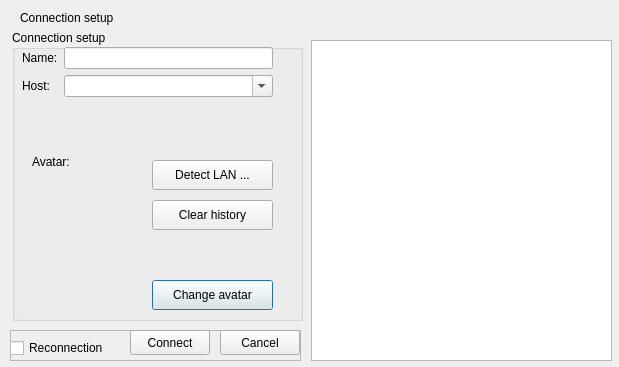
<?xml version="1.0" encoding="UTF-8"?>
<ui version="4.0">
 <class>ConnectionDialog</class>
 <widget class="QDialog" name="ConnectionDialog">
  <property name="windowModality">
   <enum>Qt::WindowModal</enum>
  </property>
  <property name="geometry">
   <rect>
    <x>0</x>
    <y>0</y>
    <width>619</width>
    <height>367</height>
   </rect>
  </property>
  <property name="sizePolicy">
   <sizepolicy hsizetype="Preferred" vsizetype="Preferred">
    <horstretch>0</horstretch>
    <verstretch>0</verstretch>
   </sizepolicy>
  </property>
  <property name="windowTitle">
   <string>Connection setup</string>
  </property>
  <property name="styleSheet">
   <string notr="true"/>
  </property>
  <widget class="QGroupBox" name="groupBox">
   <property name="geometry">
    <rect>
     <x>12</x>
     <y>30</y>
     <width>291</width>
     <height>291</height>
    </rect>
   </property>
   <property name="sizePolicy">
    <sizepolicy hsizetype="Preferred" vsizetype="Fixed">
     <horstretch>0</horstretch>
     <verstretch>0</verstretch>
    </sizepolicy>
   </property>
   <property name="title">
    <string>Connection setup</string>
   </property>
   <widget class="QLabel" name="avatarLabel">
    <property name="geometry">
     <rect>
      <x>20</x>
      <y>124</y>
      <width>42</width>
      <height>16</height>
     </rect>
    </property>
    <property name="text">
     <string>Avatar:</string>
    </property>
   </widget>
   <widget class="QLabel" name="avatarPixmap">
    <property name="geometry">
     <rect>
      <x>15</x>
      <y>143</y>
      <width>114</width>
      <height>136</height>
     </rect>
    </property>
    <property name="sizePolicy">
     <sizepolicy hsizetype="Fixed" vsizetype="Fixed">
      <horstretch>0</horstretch>
      <verstretch>0</verstretch>
     </sizepolicy>
    </property>
    <property name="minimumSize">
     <size>
      <width>100</width>
      <height>100</height>
     </size>
    </property>
    <property name="text">
     <string/>
    </property>
    <property name="scaledContents">
     <bool>true</bool>
    </property>
   </widget>
   <widget class="QPushButton" name="changeAvatarButton">
    <property name="geometry">
     <rect>
      <x>140</x>
      <y>250</y>
      <width>121</width>
      <height>30</height>
     </rect>
    </property>
    <property name="text">
     <string>Change avatar</string>
    </property>
   </widget>
   <widget class="QPushButton" name="detectLANButton">
    <property name="geometry">
     <rect>
      <x>140</x>
      <y>130</y>
      <width>121</width>
      <height>30</height>
     </rect>
    </property>
    <property name="text">
     <string>Detect LAN ...</string>
    </property>
   </widget>
   <widget class="QPushButton" name="clearHistoryButton">
    <property name="geometry">
     <rect>
      <x>140</x>
      <y>170</y>
      <width>121</width>
      <height>30</height>
     </rect>
    </property>
    <property name="text">
     <string>Clear history</string>
    </property>
   </widget>
   <widget class="QWidget" name="layoutWidget1">
    <property name="geometry">
     <rect>
      <x>10</x>
      <y>17</y>
      <width>251</width>
      <height>101</height>
     </rect>
    </property>
    <layout class="QFormLayout" name="formLayout">
     <item row="0" column="0">
      <widget class="QLabel" name="nameLabel">
       <property name="text">
        <string>Name:</string>
       </property>
       <property name="buddy">
        <cstring>nameLineEdit</cstring>
       </property>
      </widget>
     </item>
     <item row="0" column="1">
      <widget class="QLineEdit" name="nameLineEdit">
       <property name="inputMethodHints">
        <set>Qt::ImhNone</set>
       </property>
       <property name="maxLength">
        <number>20</number>
       </property>
       <property name="frame">
        <bool>true</bool>
       </property>
       <property name="echoMode">
        <enum>QLineEdit::Normal</enum>
       </property>
      </widget>
     </item>
     <item row="1" column="0">
      <widget class="QLabel" name="hostLabel">
       <property name="text">
        <string>Host:</string>
       </property>
      </widget>
     </item>
     <item row="1" column="1">
      <widget class="QComboBox" name="hostComboBox">
       <property name="editable">
        <bool>true</bool>
       </property>
      </widget>
     </item>
    </layout>
   </widget>
  </widget>
  <widget class="QListView" name="avatarList">
   <property name="geometry">
    <rect>
     <x>311</x>
     <y>40</y>
     <width>301</width>
     <height>321</height>
    </rect>
   </property>
   <property name="iconSize">
    <size>
     <width>80</width>
     <height>80</height>
    </size>
   </property>
   <property name="movement">
    <enum>QListView::Static</enum>
   </property>
   <property name="viewMode">
    <enum>QListView::IconMode</enum>
   </property>
   <property name="uniformItemSizes">
    <bool>true</bool>
   </property>
  </widget>
  <widget class="QLabel" name="title">
   <property name="geometry">
    <rect>
     <x>20</x>
     <y>10</y>
     <width>101</width>
     <height>16</height>
    </rect>
   </property>
   <property name="text">
    <string>Connection setup</string>
   </property>
  </widget>
  <widget class="QFrame" name="frame">
   <property name="geometry">
    <rect>
     <x>10</x>
     <y>330</y>
     <width>291</width>
     <height>31</height>
    </rect>
   </property>
   <property name="frameShape">
    <enum>QFrame::StyledPanel</enum>
   </property>
   <property name="frameShadow">
    <enum>QFrame::Raised</enum>
   </property>
   <widget class="QCheckBox" name="reconnectionCheckBox">
    <property name="geometry">
     <rect>
      <x>0</x>
      <y>10</y>
      <width>101</width>
      <height>16</height>
     </rect>
    </property>
    <property name="text">
     <string>Reconnection</string>
    </property>
   </widget>
   <widget class="QPushButton" name="connectButton">
    <property name="geometry">
     <rect>
      <x>120</x>
      <y>0</y>
      <width>80</width>
      <height>25</height>
     </rect>
    </property>
    <property name="text">
     <string>Connect</string>
    </property>
   </widget>
   <widget class="QPushButton" name="cancelButton">
    <property name="geometry">
     <rect>
      <x>210</x>
      <y>0</y>
      <width>80</width>
      <height>25</height>
     </rect>
    </property>
    <property name="text">
     <string>Cancel</string>
    </property>
   </widget>
  </widget>
 </widget>
 <tabstops>
  <tabstop>avatarList</tabstop>
 </tabstops>
 <resources/>
 <connections>
  <connection>
   <sender>cancelButton</sender>
   <signal>clicked()</signal>
   <receiver>ConnectionDialog</receiver>
   <slot>reject()</slot>
   <hints>
    <hint type="sourcelabel">
     <x>188</x>
     <y>273</y>
    </hint>
    <hint type="destinationlabel">
     <x>241</x>
     <y>158</y>
    </hint>
   </hints>
  </connection>
 </connections>
</ui>
